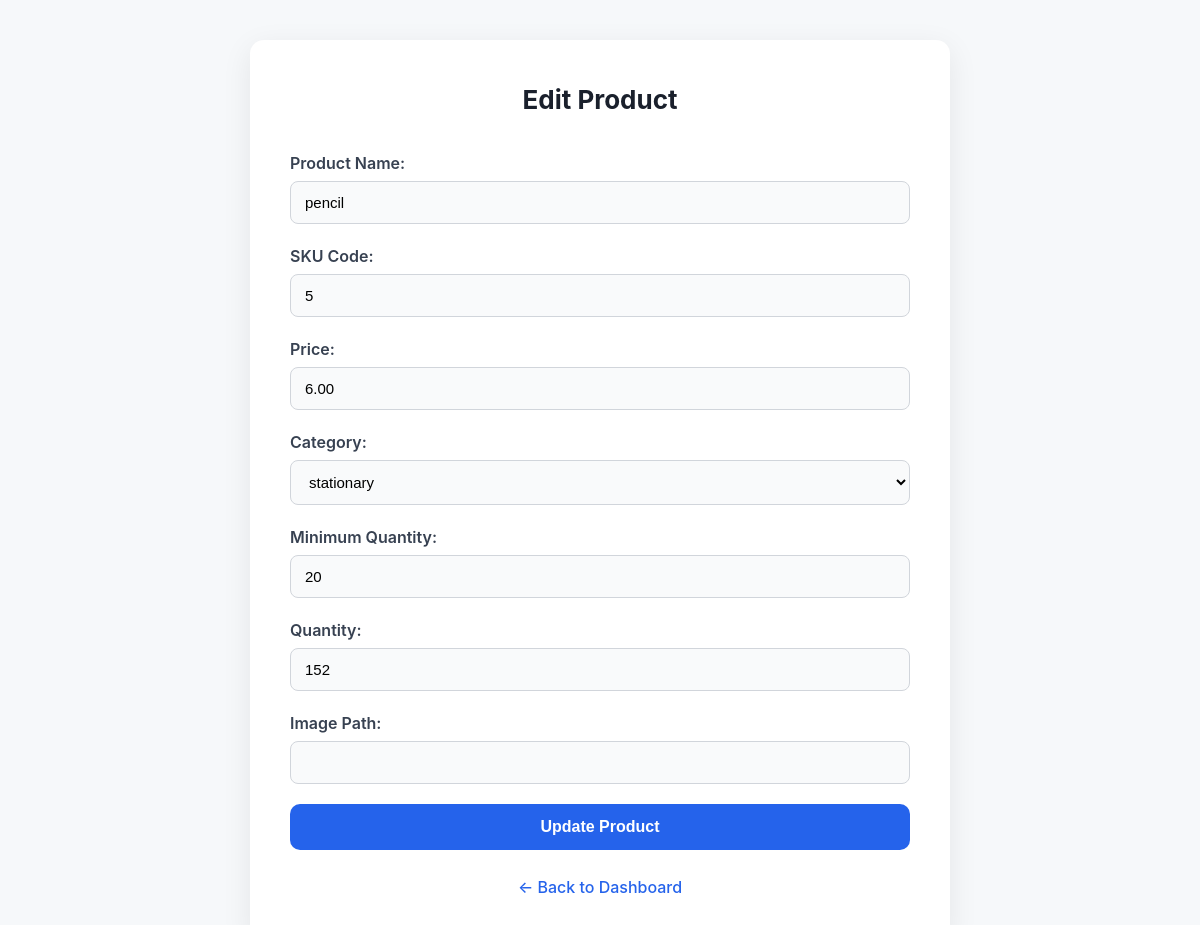
Screenshot of /inventory/edit/7/ with the database file from the repository.
### inventory/models.py (models this page shows, shortened)
class ProductInventory(models.Model):
    name = models.CharField(max_length=255)
    sku_code = models.CharField(max_length=100, unique=True)
    price = models.DecimalField(max_digits=10, decimal_places=2)
    category = models.ForeignKey(Category, on_delete=models.CASCADE)
    minimum_quantity = models.IntegerField(default=10)
    quantity = models.IntegerField()
    image_path = models.ImageField(upload_to='product_images/', blank=True, null=True)  # Using ImageField instead of CharField
    created_at = models.DateTimeField(auto_now_add=True)
    updated_at = models.DateTimeField(auto_now=True)

class Category(models.Model):
    name = models.CharField(max_length=100)

### inventory/views.py (the view, shortened to what this page needs)
# urls.py: path('inventory/edit/<int:product_id>/', views.edit_product_view, name='edit_product'),
def edit_product_view(request, product_id):
    product = get_object_or_404(ProductInventory, id=product_id)
    categories = Category.objects.all()
    context = {
        'product': product,
        'categories': categories
    }
    return render(request, 'edit_product.html', context)

### templates/edit_product.html (shortened to what this page needs)
{% load static %}
<!DOCTYPE html>
<html lang="en">
<head>
    <link rel="stylesheet" href="{% static 'css/add_product_styles.css' %}">
</head>
<body>
    <div class="container">
        <h1>Edit Product</h1>
        <form method="POST">
            <label for="name">Product Name:</label>
            <input type="text" name="name" value="{{ product.name }}" required>
            <label for="sku_code">SKU Code:</label>
            <input type="text" name="sku_code" value="{{ product.sku_code }}" required>
            <label for="price">Price:</label>
            <input type="number" name="price" step="0.01" value="{{ product.price }}" required>
            <label for="category">Category:</label>
            <select name="category" required>
                {% for category in categories %}
                    <option value="{{ category.id }}" {% if product.category.id == category.id %}selected{% endif %}>
                        {{ category.name }}
                    </option>
                {% endfor %}
            </select>
            <label for="minimum_quantity">Minimum Quantity:</label>
            <input type="number" name="minimum_quantity" value="{{ product.minimum_quantity }}" required>
            <label for="quantity">Quantity:</label>
            <input type="number" name="quantity" value="{{ product.quantity }}" required>
            <label for="image_path">Image Path:</label>
            <input type="text" name="image_path" value="{{ product.image_path }}">
            <button type="submit">Update Product</button>
        </form>
        <a href="{% url 'inventory_dashboard' %}">← Back to Dashboard</a>
    </div>
</body>
</html>

### static/css/add_product_styles.css (style rules this page uses)
* { box-sizing: border-box; margin: 0; padding: 0; }
body { font-family: 'Inter', sans-serif; background-color: #f6f8fa; color: #222; line-height: 1.5; padding: 40px 20px; }
.container { max-width: 700px; background: #ffffff; margin: 0 auto; padding: 40px; border-radius: 14px; box-shadow: 0 8px 30px rgba(0, 0, 0, 0.08); }
h1 { font-size: 26px; font-weight: 700; text-align: center; margin-bottom: 32px; color: #1a202c; }
form label { font-weight: 600; margin-bottom: 6px; display: block; color: #374151; }
form input[type="text"], form input[type="number"], form select { width: 100%; padding: 12px 14px; margin-bottom: 20px; border: 1px solid #d1d5db; border-radius: 8px; background-color: #f9fafb; transition: all 0.2s ease; font-size: 15px; }
button[type="submit"] { width: 100%; padding: 14px; background-color: #2563eb; color: white; font-weight: 600; font-size: 16px; border: none; border-radius: 10px; cursor: pointer; transition: background-color 0.2s ease; }
a { display: block; text-align: center; margin-top: 25px; color: #2563eb; font-weight: 500; text-decoration: none; transition: color 0.2s ease; }

### rows the page displays
ProductInventory: name "pencil", sku_code "5", price "6.00", category "stationary", minimum_quantity "20", quantity "152"
